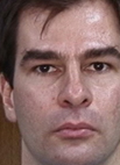
#> input picture data/cropped_faces/m-01-01.bmp, 120 x 165 px, found by its file name
$ python DemoARGender.py   (older library calls are emulated)
#> lines starting #> are read from the running program, lines starting #| are printed output that depends on the picture
from __future__ import print_function
import numpy as np
from sklearn import linear_model # for logistic regression
from sklearn.metrics import accuracy_score # for evaluation
from scipy import misc # for loading image
import matplotlib.pyplot as plt
np.random.seed(12)

# phân chia các trainning set và test set, lựa chọn các view
path = './data/genderface/'
train_ids = np.arange(1, 9)

test_ids = np.arange(9, 16)
view_ids = np.arange(1, 16)

D = 120 * 165 # original dimension
d = 500 # new dimension

ProjectionMatrix = np.random.randn(D, d)

# xây dựng danh sách các tên file
def build_list_fn(pre, img_ids, view_ids):
    '''
    Input:
        pre = 'M-' or 'W-'
        img_ids = indexes of images
        view_ids = indexes of views
    Output:
        a list of filenames
    '''
#> called with pre = 'm-', img_ids = array of shape (8,), view_ids = array of shape (15,)
    list_fn = []
    for im_id in img_ids:
        for v_id in view_ids:
            fn = path + pre + str(im_id).zfill(2) + '-' + \
                str(v_id).zfill(2) + '.bmp'
            list_fn.append(fn)
    return list_fn

# feature extraction xây dựng dữ liệu cho trainning set và test set

def rgb2gray(rgb):
    # Y' = 0.299R + 0.587G + 0.114B
    return rgb[:,:,0]*.299 + rgb[:,:,1]*.587 + rgb[:,:,2]*.144

# feature extraction
def vectorize_img(filename):
    #load image
#> called with filename = './data/genderface/m-01-01.bmp'
    rgb = misc.imread(filename)
#> rgb is the input picture: shape (165, 120, 3); mean R, G, B 137.1, 105.8, 102.6
    # convert to gray scale
    gray = rgb2gray(rgb)
#> in rgb2gray, `return rgb[:,:,0]*.299 + rgb[:,:,1]*.587 + rgb[:,:,2]*.144`:
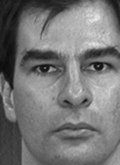
#> returned value: shape (165, 120) float64; min 11.73, max 232.7, mean 117.9
    # vectorizarion each row is a data point
    im_vec = gray.reshape(1, D)
    return im_vec

def build_data_matrix(img_ids, view_ids):
    total_imgs = img_ids.shape[0]*view_ids.shape[0]*2

    X_full = np.zeros((total_imgs, D))
    y = np.hstack((np.zeros((total_imgs//2, )), np.ones((total_imgs//2, ))))

    list_fn_m = build_list_fn('m-', img_ids, view_ids)
    list_fn_w = build_list_fn('w-', img_ids, view_ids)
    list_fn = list_fn_m + list_fn_w

    for i in range(len(list_fn)):
        X_full[i, :] = vectorize_img(list_fn[i])
#> pass 2 of the loop in build_data_matrix, `for i in range(len(list_fn)):`:
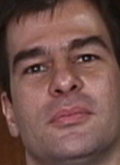
#> input picture data/cropped_faces/m-01-02.bmp, 120 x 165 px, found by its file name
#> in vectorize_img, rgb is the input picture: shape (165, 120, 3); mean R, G, B 115.3, 81.2, 75
#> in rgb2gray (call 2), `return rgb[:,:,0]*.299 + rgb[:,:,1]*.587 + rgb[:,:,2]*.144`:
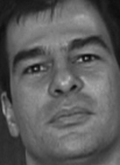
#> returned value: shape (165, 120) float64; min 10.27, max 193, mean 92.9

    X = np.dot(X_full, ProjectionMatrix)

    return (X, y)

#> (the run stopped early here; a loop or call above may not have finished)
